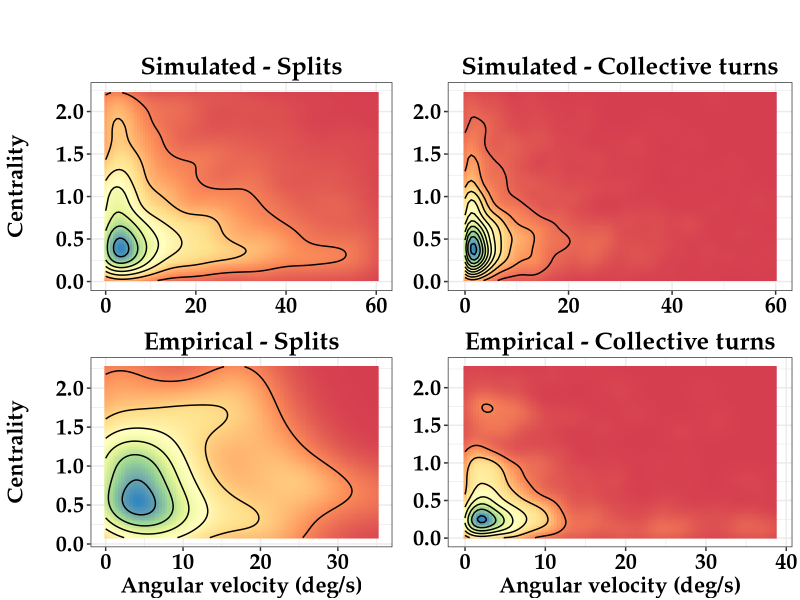

Write the R code that produced this figure.
## Supplmentary Figure. Density of splits and collective turns across
## angular velocity and centrality in empirical and simulated data

## 1. Empirical

emp_data <- read.csv("../Data/empirical/ind_turns_outcome.csv" )

# Standanrdize centrality
# Empirical data
emp_data$centr <- emp_data$dist2cent
emp_data$centr <- emp_data$dist2cent
big_mean <- mean(emp_data[emp_data$small.big == 'b', 'dist2cent'])
small_mean <- mean(emp_data[emp_data$small.big == 's', 'dist2cent'])

emp_data[emp_data$small.big == 'b', 'centr'] <- emp_data[emp_data$small.big == 'b', 'dist2cent']/big_mean
emp_data[emp_data$small.big == 's', 'centr'] <- emp_data[emp_data$small.big == 's', 'dist2cent']/small_mean

# Plot
data_clean <- subset(emp_data, 
                     centr < quantile(emp_data$centr, 0.9) &
                     ang_vel < quantile(emp_data$ang_vel, 0.9)
)

splits <- data_clean[data_clean$init == 'split',]
turns <- data_clean[data_clean$init == 'turn',]

p_se <- ggplot2::ggplot(splits,
                        ggplot2::aes(x = pracma::rad2deg(ang_vel), y = centr)) +
  ggplot2::stat_density_2d(ggplot2::aes(fill = ..density..), 
                           geom = "raster",
                           contour = FALSE) +
  ggplot2::stat_density2d(color = 'black') +
  ggplot2::scale_fill_distiller(palette = "Spectral",
                                direction = 1) +
  ggplot2::labs(y = 'Centrality\n', 
                x = 'Angular velocity (deg/s)',
                title = 'Empirical - Splits') +
  ggplot2::theme_bw() +
  ggplot2::theme(legend.position = 'none',
                 text = ggplot2::element_text(family = 'Palatino Linotype'),
                 axis.text = ggplot2::element_text(size = 16, face = "bold", color = 'black'),
                 axis.title = ggplot2::element_text(size = 16, face = "bold"),
                 plot.title = ggplot2::element_text(size = 18, hjust = 0.5, face = "bold"))

p_te <- ggplot2::ggplot(turns, 
                        ggplot2::aes(x = pracma::rad2deg(ang_vel), y = centr)) +
  ggplot2::stat_density_2d(ggplot2::aes(fill = ..density..),
                           geom = "raster",
                           contour = FALSE) +
  ggplot2::stat_density2d(color = 'black') +
  ggplot2::scale_fill_distiller(palette = "Spectral",
                                direction = 1) +
  ggplot2::labs(y = 'Centrality\n',
                x = 'Angular velocity (deg/s)',
                title = 'Empirical - Collective turns') +
  ggplot2::theme_bw() +
  ggplot2::theme(
    legend.position = 'none',
    text = ggplot2::element_text(family = 'Palatino Linotype'),
    axis.text = ggplot2::element_text(size = 16, face = "bold", color = 'black'),
    axis.title.x = ggplot2::element_text(size = 16, face = "bold"),
    axis.title.y = ggplot2::element_blank(),
    plot.title = ggplot2::element_text(size = 18, hjust = 0.5, face = "bold"))

#cowplot::plot_grid(p_s, p_t)

## 2. Simulated
sim_data <- read.csv("../Data/simulated/escape_outcomes.csv" )

# standardize centrality
sim_data$centr_fs <- sim_data$centr
big_mean <- mean(sim_data[sim_data$fl_size == 'b', 'centr'])
small_mean <- mean(sim_data[sim_data$fl_size == 's', 'centr'])

sim_data[sim_data$fl_size == 's', 'centr_fs'] <- sim_data[sim_data$fl_size == 's','centr']/small_mean
sim_data[sim_data$fl_size == 'b', 'centr_fs'] <-  sim_data[sim_data$fl_size == 'b','centr']/big_mean

# Plot
sim_clean <- subset(sim_data, 
                    centr_fs < quantile(sim_data$centr_fs, 0.9) &
                      abs(ang_vel) < quantile(abs(sim_data$ang_vel), 0.9)
)

split_sim <- sim_clean[sim_clean$outcome == 'split', ]
turns_sim <- sim_clean[sim_clean$outcome == 'turn', ]

p_s <- ggplot2::ggplot(split_sim, ggplot2::aes(x = abs(ang_vel), y = centr_fs)) +
  ggplot2::stat_density_2d(ggplot2::aes(fill = ..density..), 
                           geom = "raster",
                           contour = FALSE) +
  ggplot2::stat_density2d(color = 'black') +
  ggplot2::scale_fill_distiller(palette = "Spectral", 
                                direction  =1) +
  ggplot2::labs(y = 'Centrality\n',
                x = 'Angular velocity (deg/s)', 
                title = 'Simulated - Splits') +
  ggplot2::theme_bw() +
  ggplot2::theme(legend.position = 'none',
                 text = ggplot2::element_text(family = 'Palatino Linotype'),
                 axis.text = ggplot2::element_text(size = 16, face = "bold", color = 'black'),
                 axis.title.y = ggplot2::element_text(size = 16, face = "bold"),
                 axis.title.x = ggplot2::element_blank(),
                 plot.title = ggplot2::element_text(size = 18, hjust = 0.5, face = "bold"))
#p_s
p_t <- ggplot2::ggplot(turns_sim, ggplot2::aes(x = abs(ang_vel), y = centr_fs)) +
  ggplot2::stat_density_2d(ggplot2::aes(fill = ..density..), 
                           geom = "raster",
                           contour = FALSE) +
  ggplot2::stat_density2d(color = 'black') +
  ggplot2::scale_fill_distiller(palette = "Spectral", direction = 1) +
  ggplot2::labs(y = 'Centrality\n', 
                x = 'Angular velocity (deg/s)',
                title = 'Simulated - Collective turns') +
  ggplot2::theme_bw()+
  ggplot2::theme(legend.position = 'none',
                 text = ggplot2::element_text(family = 'Palatino Linotype'),
                 axis.text = ggplot2::element_text(size = 16, face = "bold", color = 'black'),
                 #axis.title.y = ggplot2::element_text(size = 16, face = "bold"),
                 axis.title = ggplot2::element_blank(),             
                 plot.title = ggplot2::element_text(size = 18, hjust = 0.5, face = "bold"))
#p_t

for_leg <- cowplot::get_legend(ggplot2::ggplot(turns, 
                                   ggplot2::aes(x = pracma::rad2deg(ang_vel), y = centr)) +
  ggplot2::stat_density_2d(ggplot2::aes(fill = ..density..),
                           geom = "raster",
                           contour = FALSE) +
  ggplot2::scale_fill_distiller(palette = "Spectral",
                                direction = 1) +
  ggplot2::labs(fill = 'Density of turns types') +
  ggplot2::theme(
    legend.position = 'top',
    text = ggplot2::element_text(family = 'Palatino Linotype'),
    legend.text = ggplot2::element_text(size = 12),
    legend.title = ggplot2::element_text(size = 16, face = "bold"),
    legend.key.width = ggplot2::unit(1.5, 'cm')
))
  
cowplot::plot_grid(for_leg, cowplot::plot_grid(p_s, p_t), cowplot::plot_grid(p_se, p_te), 
                   nrow = 3,
                   rel_heights = c(0.2, 1.1, 1.1))

